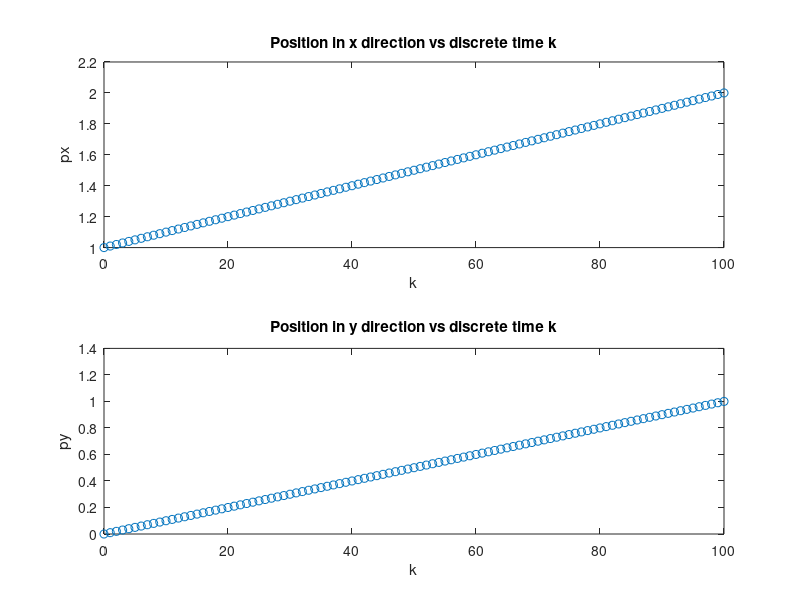
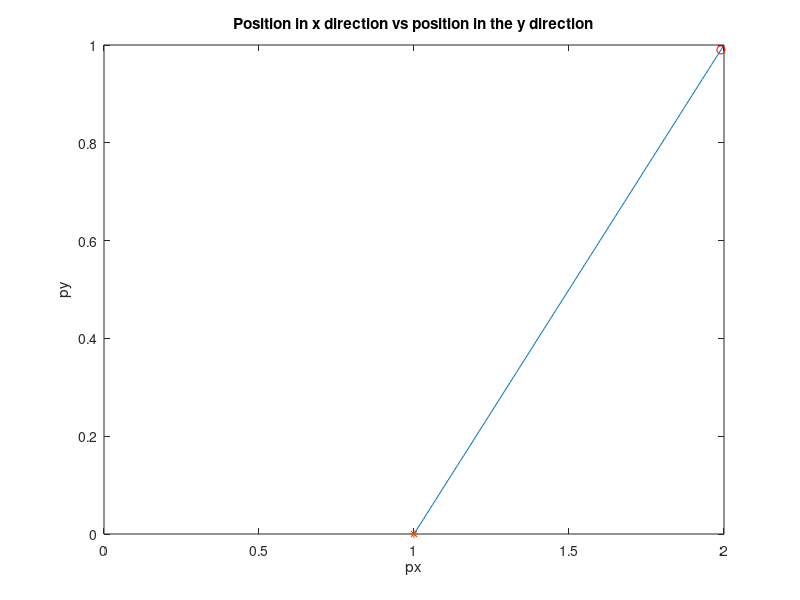

MATLAB code for these plots, in order:
% ECE 8 Lecture 7 - Extension of PositionDiscreteTime.m
% Calculate position trajectory of the brick using a discrete-time
% model for any given number of discrete steps
close all;
clear all;

% discrete number of steps to calculate the trajectory
N = 100;

% provide what is needed to calculate the trajectory

% 1) define the initial condition (position)
px0 = 1;
py0 = 0;

% 2) define the input (velocity) simple version
vx = ones(1,N);
vy = ones(1,N);

% alternatively, use a for loop
%for k = 1:N
%    vx(k) = 1;
%end

% 3) define the planar model (in this case)
% px_k+1 = px_k + Delta * vx_k
% py_k+1 = py_k + Delta * vy_k

%  step size (in seconds)
Delta = 0.01;

% initialize and evolve 
px = px0;           % initialize my trajectory at px0
py = py0;           % initialize my trajectory at py0
k = 0;              % initialize discrete time vector

for i = 1:N
    % calculate the trajectory for the model
    % px_k+1 = px_k + Delta * vx_k
    px(i+1) = px(i) + Delta * vx(i);

    % py_k+1 = py_k + Delta * vy_k
    py(i+1) = py(i) + Delta * vy(i);

    % populate discrete time vector
    k(i+1) = k(i) + 1;
end

% at this point we would have px from 0 to N

% plot px and py as a function of k in a single figure with two drawings
figure(1)
subplot(2,1,1) % define a 2x1 figure structure
% put px vs k in (1,1) entry
plot(k,px,'o')
xlabel('k')
ylabel('px')
title('Position in x direction vs discrete time k')

subplot(2,1,2) % define a 2x1 figure structure
% put py vs k in (2,1) entry
plot(k,py,'o')
xlabel('k')
ylabel('py')
title('Position in y direction vs discrete time k')


% plot py vs px in a planar plot
figure
plot(px,py) % Plot pairs (px(i),py(i)) one at a time
xlabel('px')
ylabel('py')
title('Position in x direction vs position in the y direction')
axis([0 2 0 1]) % define min for x to be 0, max for x to be 2
                % and define min for y to be 0, and max for y to be 1
                
% mark initial position
hold on
plot(px(1),py(1),'*')
% mark final position
% if know N, being the last data point
plot(px(N),py(N),'or')
% if we don't know entry number of last data point 
% Nmax = length(px); % for matrices, use function size